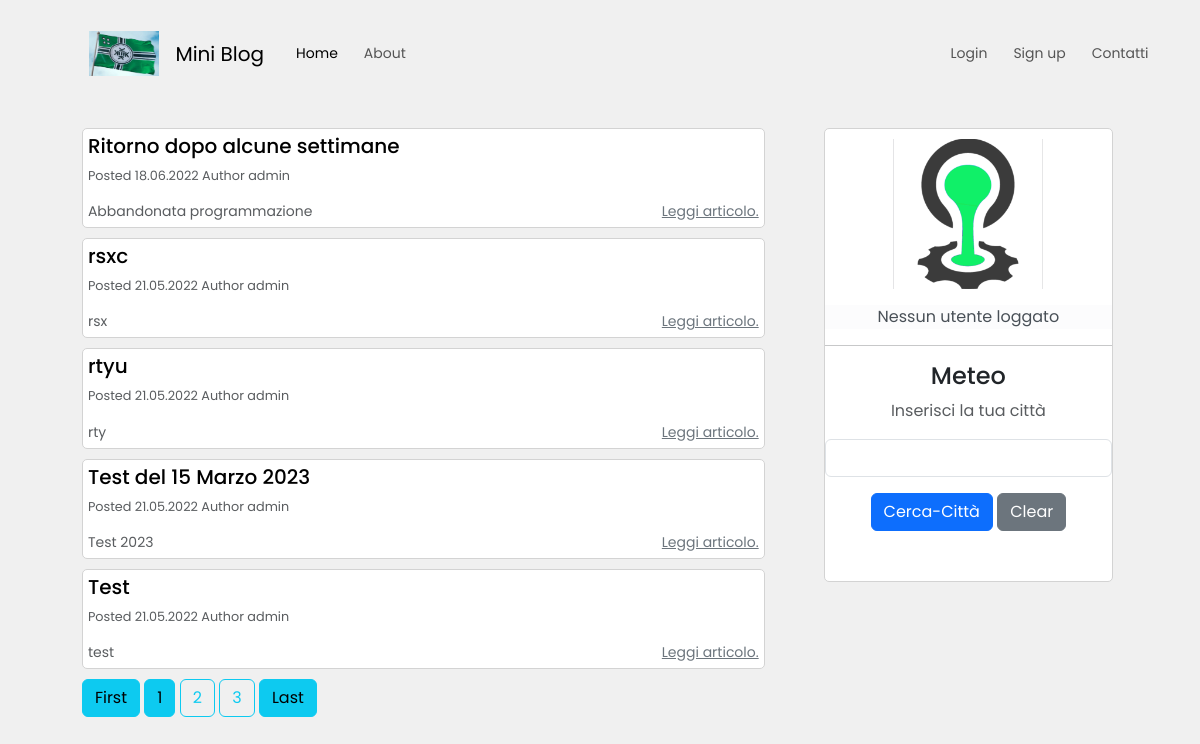
Before: / with the older database file.
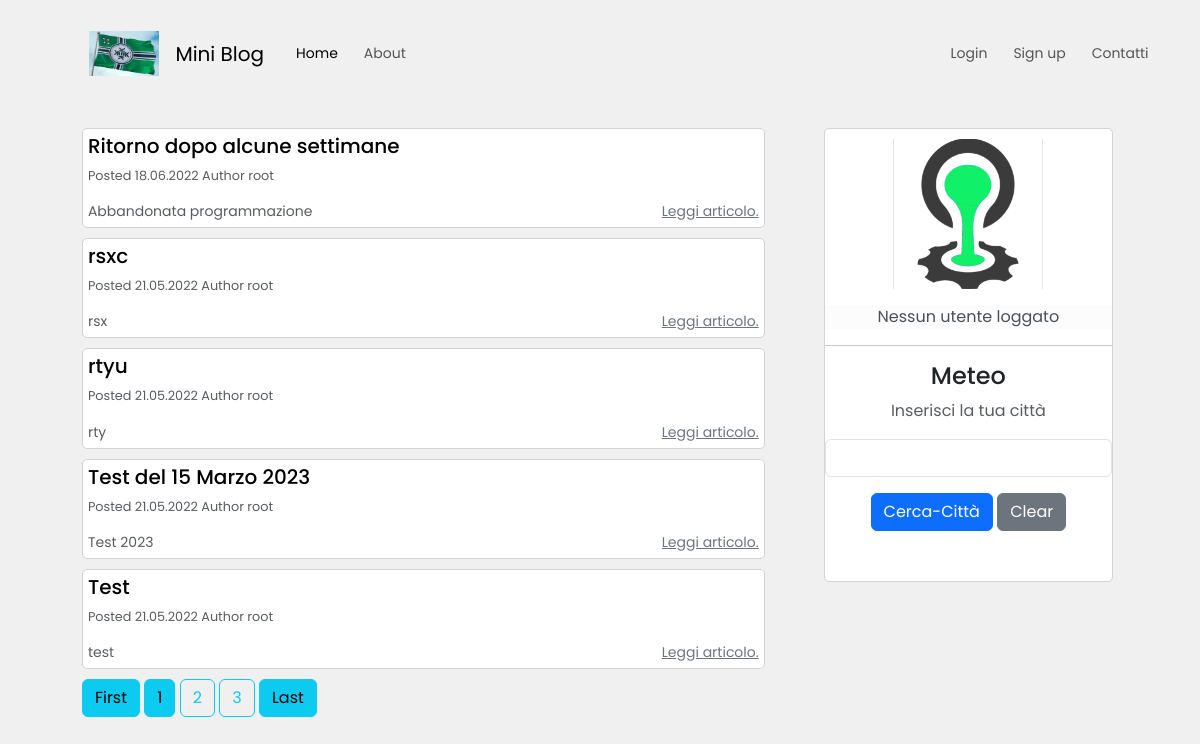
After: the same page with the newer database file.
### blog/models.py (models this page shows, shortened)
class Post(db.Model):
    id = db.Column(db.Integer, primary_key=True)
    user_id = db.Column(db.Integer, db.ForeignKey('user.id'), nullable=False)
    created_at = db.Column(db.DateTime, default=datetime.now)
    title = db.Column(db.String(120), nullable=False)
    slug = db.Column(db.String(250))
    description = db.Column(db.String(240))
    body = db.Column(db.Text(), nullable=False)
    image = db.Column(db.String(120))

class User(UserMixin, db.Model):
    id = db.Column(db.Integer, primary_key=True)
    created_at = db.Column(db.DateTime, default=datetime.now)
    username = db.Column(db.String(12), unique=True, nullable=False)
    email = db.Column(db.String(50), unique=True, nullable=False)
    password = db.Column(db.String(250), nullable=False)
    posts = db.relationship('Post', backref='author', lazy='dynamic')

### blog/routes.py (the view)
@app.route("/", methods=["GET"])
def homepage():
    page_number = request.args.get("page", 1, type=int)
    posts = Post.query.order_by(Post.created_at.desc()).paginate(page_number, 5, True)
    return render_template(
        "homepage.html",
        posts=posts,
        weather_data=None,  # Non includiamo dati meteo per richieste GET
    )

### blog/templates/homepage.html (shortened to what this page needs)
{% extends 'base.html' %}
{% block content %}
<div class="container ">
    <div class="row ">
        <div class="col-sm-8">
            {% for post in posts.items %}
            <div class="single-post-home">
                <h5>
                    <a class="custom-link" href="{{ url_for('post_detail', post_slug=post.slug) }}">
                        {{ post.title }}
                    </a>
                </h5>
                <p class="p-small-two text-muted">Posted {{ post.created_at.strftime('%d.%m.%Y') }} Author
                    {{post.author.username }}
                </p>
                {% if post.description %}
                <p class="p-small-one text-muted mb-0">
                    {{ post.description }}
                    <a class="read-more myFloat_Right" href="{{ url_for('post_detail', post_slug=post.slug) }}">Leggi
                        articolo.</a>
                </p>
                {% endif %}
            </div>
            {% endfor %}
            <div class="pagination-block">
                <a class="btn btn-info mb-4" href="{{ url_for('homepage', page=1) }}">First</a>
                {% for page_num in posts.iter_pages(left_edge=1, right_edge=1, left_current=1, right_current=2) %}
                {% if page_num %}
                {% if posts.page == page_num %}
                <a class="btn btn-info mb-4" href="{{ url_for('homepage', page=page_num) }}">{{ page_num }}</a>
                {% else %}
                <a class="btn btn-outline-info mb-4" href="{{ url_for('homepage', page=page_num) }}">{{ page_num }}</a>
                {% endif %}
                {% else %}
                ...
                {% endif %}
                {% endfor %}
                <a class="btn btn-info mb-4" href="{{ url_for('homepage', page=posts.pages) }}">Last</a>
            </div>
        </div>
        <div class="col-sm-4">
            <div class="greyCol">
                <div class="about-snippet-block text-center">
                    <img class="img-fluid" width="150" src="{{ url_for('static', filename='img/Delta_Green.png') }}"
                        alt="">
                    <div class="mt-3">
                        {% if current_user.is_authenticated %}
                        <h3>Benvenuto</h3>
                        <a class="mr-2" href="/account">{{ current_user.username }}</a>
                        {% else %}
                        <li class="list-group-item list-group-item-light">Nessun utente loggato</li>
                        {% endif %}
                        <hr>
                        <h4>Meteo</h4>
                        <p class='text-muted'>Inserisci la tua città</p>
                        <form method="POST" action="/">
                            <div class="input-group mb-3 text-center ">
                                <input class="form-control" type="text" onfocus="this.value=''" name="city" required
                                    style="width: 150px;">
                            </div>
                            <div class="form-group mb-3">
                                <input class=" btn btn-primary" type="submit" value="Cerca-Città">
                                <input class="btn btn-secondary" type="button" value="Clear"
                                    onclick="clearWeatherData()">
                            </div>
                        </form>
                        <br>
                    </div>
                </div>
            </div>
        </div>
    </div>
</div>
{% endblock %}

Changed rows visible on the page:
changed through a linked row, Post "Ritorno dopo alcune settimane": author.username "admin" → "root"
changed through a linked row, Post "rsxc": author.username "admin" → "root"
changed through a linked row, Post "rtyu": author.username "admin" → "root"
changed through a linked row, Post "Test del 15 Marzo 2023": author.username "admin" → "root"
changed through a linked row, Post "Test": author.username "admin" → "root"
